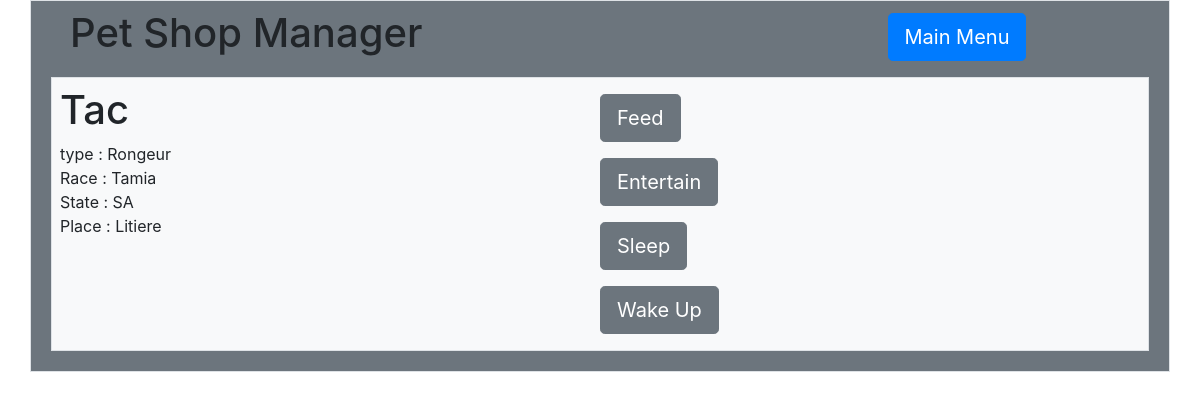
The app's page /petshopmanager/animals/2/ with its own data.
### petshopmanager/models.py (models this page shows, shortened)
class Animal(models.Model):
    HUNGRY = 'HU'
    TIRED = 'TI'
    SATED = 'SA'
    SLEEP = 'SL'
    STATE_CHOICE = ((HUNGRY, 'Hungry'),
                    (TIRED, 'Tired'),
                    (SATED, 'Sated'),
                    (SLEEP, 'Spleeping'))
    name = models.CharField(max_length = 200)
    race = models.CharField(max_length = 200)
    type = models.CharField(max_length = 200)
    state = models.CharField(max_length = 2, choices=STATE_CHOICE, default=SATED)
    place = models.ForeignKey(Equipment, on_delete=models.PROTECT, validators=[validate_available])
    last_move_date = models.DateTimeField(auto_now_add=True)

class Equipment(models.Model):
    LITTER = 'LI'
    WHEEL = 'WH'
    NEST = 'NE'
    FEEDER = 'FE'
    TYPE_CHOICE = ((LITTER, 'Litter'),
                   (FEEDER,'Feeder'),
                   (WHEEL, 'Wheel'),
                   (NEST, 'Nest'))
    name = models.CharField(max_length = 200)
    availability = models.BooleanField(default=True)
    type = models.CharField(max_length=2, choices=TYPE_CHOICE, default=LITTER)
    def __str__(self):
        return self.name

### petshopmanager/views.py (the view)
# urls.py: path('animals/<int:pk>/', views.animal_detail, name='animal_detail'),
def animal_detail(request, pk):
    animal = get_object_or_404(Animal, pk=pk)
    context = {'animal': animal}
    return render(request, 'petshopmanager/animal_detail.html', context)

### petshopmanager/templates/petshopmanager/animal_detail.html (shortened to what this page needs)
<!doctype html>
<html lang="en">
<head>
    <link rel="stylesheet" href="https://stackpath.bootstrapcdn.com/bootstrap/4.2.1/css/bootstrap.min.css">
</head>
<body>
    <div class="container py-2 border bg-secondary">
        <div class="row align-items-center px-4">
            <h1 class="col">Pet Shop Manager</h1>
            <div class="col-3">
                <a class="btn btn-primary btn-lg" href="{% url 'petshopmanager:index' %}">Main Menu</a>
            </div>
        </div>
        <div class="row px-2 py-2">
            <div class="col px-2">
                {% if animal %}
                    <div class="m-1 px-2 py-2 border bg-light">
                        <div class="row">
                            <div class="col">
                                <h1>{{ animal.name }}</h1>
                                type : {{ animal.type }} <br>
                                Race : {{ animal.race }} <br>
                                State : {{ animal.state }}<br>
                                Place : {{ animal.place}} <br>
                            </div>
                            <div class="col">
                                    <div class="row py-2">
                                        <form action="{% url 'petshopmanager:feed' animal.id %}" method="post">
                                            <button class="btn btn-secondary btn-lg" type="submit">Feed</button>
                                        </form>
                                    </div>
                                    <div class="row py-2">
                                        <form action="{% url 'petshopmanager:entertain' animal.id %}" method="post">
                                            <button class="btn btn-secondary btn-lg" type="submit">Entertain</button>
                                        </form>
                                    </div>
                                    <div class="row py-2">
                                        <form action="{% url 'petshopmanager:sleep' animal.id %}" method="post">
                                            <button class="btn btn-secondary btn-lg" type="submit">Sleep</button>
                                        </form>
                                        </div>
                                    <div class="row py-2">
                                        <form action="{% url 'petshopmanager:wake_up' animal.id %}" method="post">
                                            <button class="btn btn-secondary btn-lg" type="submit">Wake Up</button>
                                        </form>
                                    </div>
                            </div>
                {% else %}
                        <p>No animals are available.</p>
                {% endif %}
            </div>
        </div>
    </div>
</body>
</html>

### records on screen
Animal: name "Tac", type "Rongeur", race "Tamia", state "SA", place "Litiere"
